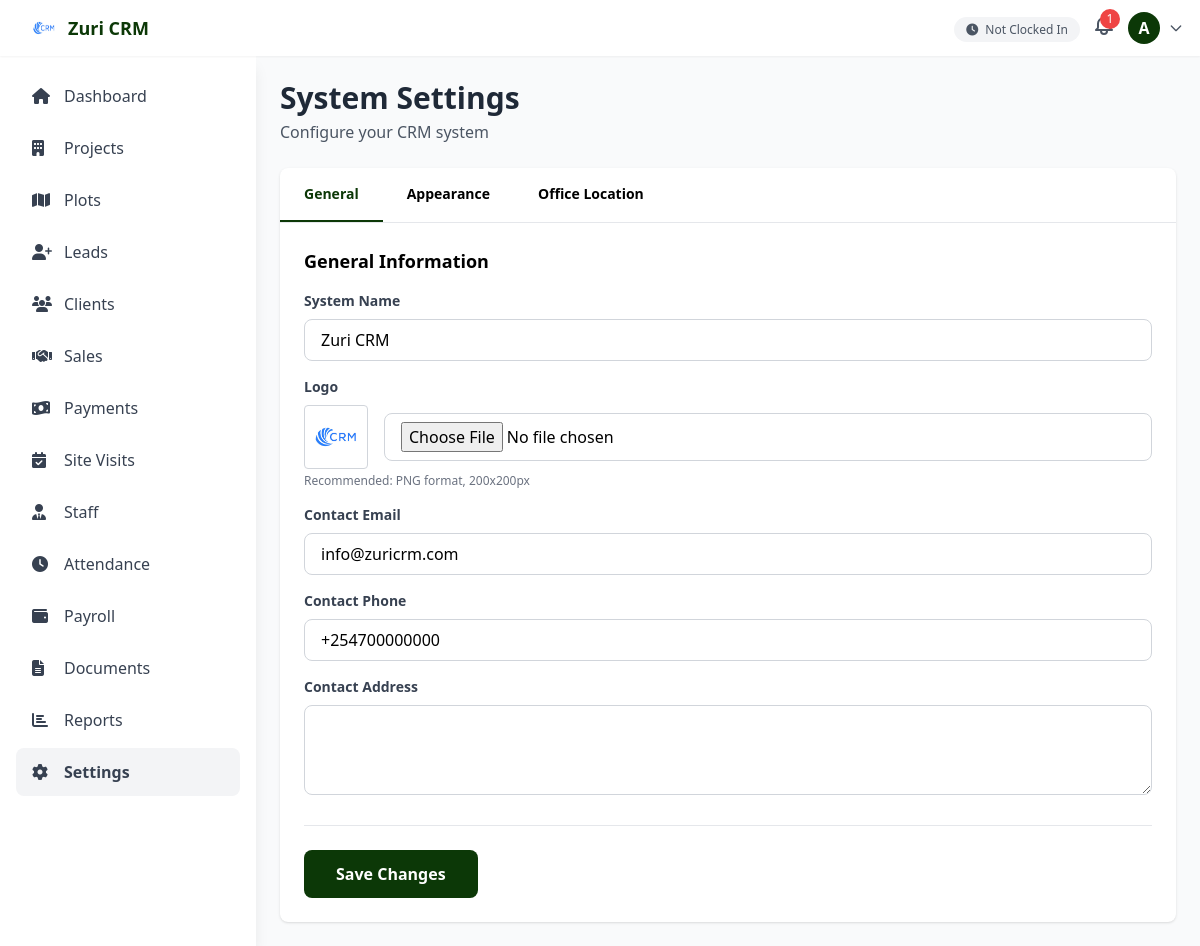
The page /settings.php (signed in) on the database its author committed.
### tables this page shows
CREATE TABLE `settings` (
  `id` int NOT NULL,
  `site_name` varchar(255) DEFAULT 'Zuri CRM',
  `primary_color` varchar(7) DEFAULT '#0C3807',
  `secondary_color` varchar(7) DEFAULT '#FF6B35',
  `contact_email` varchar(255) DEFAULT NULL,
  `contact_phone` varchar(20) DEFAULT NULL,
  `contact_address` text,
  `office_latitude` decimal(10,8) DEFAULT NULL,
  `office_longitude` decimal(11,8) DEFAULT NULL,
  `office_radius` int DEFAULT '100',
  `logo_path` varchar(255) DEFAULT '/logo.png',
  `updated_at` timestamp NOT NULL DEFAULT CURRENT_TIMESTAMP ON UPDATE CURRENT_TIMESTAMP
);

### config.php (called while the page is built, shortened)
<?php
try {
    $pdo = new PDO(
        "mysql:host=" . DB_HOST . ";dbname=" . DB_NAME . ";charset=utf8mb4",
        DB_USER,
        DB_PASS,
        [
            PDO::ATTR_ERRMODE => PDO::ERRMODE_EXCEPTION,
            PDO::ATTR_DEFAULT_FETCH_MODE => PDO::FETCH_ASSOC,
            PDO::ATTR_EMULATE_PREPARES => false,
        ]
    );
} catch (PDOException $e) {
    error_log("Database connection failed: " . $e->getMessage());
    die("System error. Please contact administrator.");
}
function isLoggedIn() {
    return isset($_SESSION['user_id']);
}
function getUserRole() {
    return $_SESSION['user_role'] ?? null;
}
function getUserName() {
    return $_SESSION['user_name'] ?? null;
}
function hasPermission($module, $action = 'view') {
    global $pdo;
    $role = getUserRole();
    $column = 'can_' . $action;
    $stmt = $pdo->prepare("SELECT $column FROM role_permissions WHERE role = ? AND module = ?");
    $stmt->execute([$role, $module]);
    $result = $stmt->fetch();
    return $result && $result[$column] == 1;
}
function sanitize($data) {
    return htmlspecialchars(trim($data), ENT_QUOTES, 'UTF-8');
}
function getSettings() {
    global $pdo;
    static $settings = null;
    if ($settings === null) {
        $stmt = $pdo->query("SELECT * FROM settings WHERE id = 1");
        $settings = $stmt->fetch();
    }
    return $settings;
}

### settings.php (the view, shortened to what this page needs)
<?php
require_once 'config.php';
$settings = getSettings();
include 'includes/header.php';
?>
<div class="p-4 md:p-6 pb-20 md:pb-6">
    <div class="max-w-4xl mx-auto">
        <div class="mb-6">
            <h1 class="text-2xl md:text-3xl font-bold text-gray-800">System Settings</h1>
            <p class="text-gray-600 mt-1">Configure your CRM system</p>
        </div>
        <div class="bg-white rounded-lg shadow">
            <div class="border-b border-gray-200">
                <nav class="flex overflow-x-auto">
                    <button onclick="showTab('general')" class="settings-tab active px-6 py-4 text-sm font-semibold border-b-2 border-primary">
                        General
                    </button>
                    <button onclick="showTab('appearance')" class="settings-tab px-6 py-4 text-sm font-semibold border-b-2 border-transparent">
                        Appearance
                    </button>
                    <button onclick="showTab('location')" class="settings-tab px-6 py-4 text-sm font-semibold border-b-2 border-transparent">
                        Office Location
                    </button>
                </nav>
            </div>
            <form method="POST" enctype="multipart/form-data" class="p-6">
                <div id="generalTab" class="tab-content">
                    <h3 class="text-lg font-bold mb-4">General Information</h3>
                    <div class="space-y-4">
                        <div>
                            <label class="block text-sm font-semibold text-gray-700 mb-2">System Name</label>
                            <input type="text" name="site_name" required
                                   value="<?php echo sanitize($settings['site_name']); ?>"
                                   class="w-full px-4 py-2 border border-gray-300 rounded-lg focus:outline-none focus:ring-2 focus:ring-primary">
                        </div>
                        <div>
                            <label class="block text-sm font-semibold text-gray-700 mb-2">Logo</label>
                            <div class="flex items-center gap-4">
                                <img src="<?php echo $settings['logo_path']; ?>" alt="Logo" class="h-16 w-16 object-contain border border-gray-300 rounded">
                                <input type="file" name="logo" accept="image/*"
                                       class="flex-1 px-4 py-2 border border-gray-300 rounded-lg focus:outline-none focus:ring-2 focus:ring-primary">
                            </div>
                            <p class="text-xs text-gray-500 mt-1">Recommended: PNG format, 200x200px</p>
                        </div>
                        <div>
                            <label class="block text-sm font-semibold text-gray-700 mb-2">Contact Email</label>
                            <input type="email" name="contact_email"
                                   value="<?php echo sanitize($settings['contact_email']); ?>"
                                   class="w-full px-4 py-2 border border-gray-300 rounded-lg focus:outline-none focus:ring-2 focus:ring-primary">
                        </div>
                        <div>
                            <label class="block text-sm font-semibold text-gray-700 mb-2">Contact Phone</label>
                            <input type="tel" name="contact_phone"
                                   value="<?php echo sanitize($settings['contact_phone']); ?>"
                                   class="w-full px-4 py-2 border border-gray-300 rounded-lg focus:outline-none focus:ring-2 focus:ring-primary">
                        </div>
                        <div>
                            <label class="block text-sm font-semibold text-gray-700 mb-2">Contact Address</label>
                            <textarea name="contact_address" rows="3"
                                      class="w-full px-4 py-2 border border-gray-300 rounded-lg focus:outline-none focus:ring-2 focus:ring-primary"><?php echo sanitize($settings['contact_address']); ?></textarea>
                        </div>
                    </div>
                </div>
                <?php if (hasPermission('settings', 'edit')): ?>
                <div class="flex gap-3 mt-6 pt-6 border-t border-gray-200">
                    <button type="submit" class="flex-1 md:flex-none px-8 py-3 bg-primary text-white rounded-lg font-semibold hover:opacity-90 transition">
                        Save Changes
                    </button>
                </div>
                <?php endif; ?>
            </form>
        </div>
    </div>
</div>

### includes/header.php (shortened to what this page needs)
<?php
$settings = getSettings();
$userName = getUserName();
$stmt = $pdo->prepare("SELECT COUNT(*) as count FROM notifications WHERE user_id = ? AND is_read = 0");
$stmt->execute([getUserId()]);
$unreadNotifications = $stmt->fetch()['count'];
$stmt = $pdo->prepare("SELECT * FROM attendance WHERE user_id = ? AND DATE(clock_in) = CURDATE() AND clock_out IS NULL");
$stmt->execute([getUserId()]);
$isClockedIn = $stmt->fetch();
?>
<!DOCTYPE html>
<html lang="en">
<head>
    <script src="https://cdn.tailwindcss.com"></script>
    <link rel="stylesheet" href="https://cdnjs.cloudflare.com/ajax/libs/font-awesome/6.4.0/css/all.min.css">
</head>
<body class="bg-gray-50">
    <header class="bg-white shadow-sm fixed top-0 left-0 right-0 z-40">
        <div class="flex items-center justify-between px-4 py-3">
            <div class="flex items-center space-x-3">
                <div class="flex items-center space-x-2">
                    <img src="<?php echo $settings['logo_path']; ?>" alt="Logo" class="h-8 w-8">
                    <span class="font-bold text-lg hidden sm:block" style="color: var(--primary-color);">
                        <?php echo sanitize($settings['site_name']); ?>
                    </span>
                </div>
            </div>
            <div class="flex items-center space-x-3">
                <?php if (hasPermission('attendance', 'create')): ?>
                <div class="hidden sm:block">
                    <?php if ($isClockedIn): ?>
                        <span class="text-xs px-3 py-1 rounded-full bg-green-100 text-green-800 font-semibold">
                            <i class="fas fa-clock mr-1"></i> Clocked In
                        </span>
                    <?php else: ?>
                        <span class="text-xs px-3 py-1 rounded-full bg-gray-100 text-gray-600">
                            <i class="fas fa-clock mr-1"></i> Not Clocked In
                        </span>
                    <?php endif; ?>
                </div>
                <?php endif; ?>
                <div class="relative notification-container">
                    <button onclick="toggleNotifications(event)" class="relative text-gray-600 hover:text-gray-900">
                        <?php if ($unreadNotifications > 0): ?>
                            <span class="absolute -top-1 -right-1 bg-red-500 text-white text-xs rounded-full h-5 w-5 flex items-center justify-center">
                                <?php echo $unreadNotifications > 9 ? '9+' : $unreadNotifications; ?>
                            </span>
                        <?php endif; ?>
                    </button>
                </div>
                <div class="relative user-container">
                    <button onclick="toggleUserMenu(event)" class="flex items-center space-x-2">
                        <div class="w-8 h-8 rounded-full bg-primary text-white flex items-center justify-center font-semibold">
                            <?php echo strtoupper(substr($userName, 0, 1)); ?>
                        </div>
                        <svg class="w-4 h-4 text-gray-600 hidden sm:block" fill="none" stroke="currentColor" viewBox="0 0 24 24">
                            <path stroke-linecap="round" stroke-linejoin="round" stroke-width="2" d="M19 9l-7 7-7-7"></path>
                        </svg>
                    </button>
                </div>
            </div>
        </div>
    </header>
    <aside id="sidebar" class="sidebar fixed left-0 top-14 bottom-0 w-64 bg-white shadow-lg z-30 md:top-14 overflow-y-auto">
        <nav class="p-4 space-y-1">
            <a href="/dashboard.php" class="flex items-center space-x-3 px-4 py-3 rounded-lg text-gray-700 hover:bg-gray-100 <?php echo basename($_SERVER['PHP_SELF']) == 'dashboard.php' ? 'bg-gray-100 font-semibold' : ''; ?>">
                <i class="fas fa-home w-5"></i>
                <span>Dashboard</span>
            </a>
            <?php if (hasPermission('projects', 'view')): ?>
            <a href="/projects.php" class="flex items-center space-x-3 px-4 py-3 rounded-lg text-gray-700 hover:bg-gray-100 <?php echo basename($_SERVER['PHP_SELF']) == 'projects.php' ? 'bg-gray-100 font-semibold' : ''; ?>">
                <i class="fas fa-building w-5"></i>
                <span>Projects</span>
            </a>
            <?php endif; ?>
            <?php if (hasPermission('plots', 'view')): ?>
            <a href="/plots.php" class="flex items-center space-x-3 px-4 py-3 rounded-lg text-gray-700 hover:bg-gray-100 <?php echo basename($_SERVER['PHP_SELF']) == 'plots.php' ? 'bg-gray-100 font-semibold' : ''; ?>">
                <i class="fas fa-map w-5"></i>
                <span>Plots</span>
            </a>
            <?php endif; ?>
            <?php if (hasPermission('leads', 'view')): ?>
            <a href="/leads.php" class="flex items-center space-x-3 px-4 py-3 rounded-lg text-gray-700 hover:bg-gray-100 <?php echo basename($_SERVER['PHP_SELF']) == 'leads.php' ? 'bg-gray-100 font-semibold' : ''; ?>">
                <i class="fas fa-user-plus w-5"></i>
                <span>Leads</span>
            </a>
            <?php endif; ?>
            <?php if (hasPermission('clients', 'view')): ?>
            <a href="/clients.php" class="flex items-center space-x-3 px-4 py-3 rounded-lg text-gray-700 hover:bg-gray-100 <?php echo basename($_SERVER['PHP_SELF']) == 'clients.php' ? 'bg-gray-100 font-semibold' : ''; ?>">
                <i class="fas fa-users w-5"></i>
                <span>Clients</span>
            </a>
            <?php endif; ?>
            <?php if (hasPermission('sales', 'view')): ?>
            <a href="/sales.php" class="flex items-center space-x-3 px-4 py-3 rounded-lg text-gray-700 hover:bg-gray-100 <?php echo basename($_SERVER['PHP_SELF']) == 'sales.php' ? 'bg-gray-100 font-semibold' : ''; ?>">
                <i class="fas fa-handshake w-5"></i>
                <span>Sales</span>
            </a>
            <?php endif; ?>
            <?php if (hasPermission('payments', 'view')): ?>
            <a href="/payments.php" class="flex items-center space-x-3 px-4 py-3 rounded-lg text-gray-700 hover:bg-gray-100 <?php echo basename($_SERVER['PHP_SELF']) == 'payments.php' ? 'bg-gray-100 font-semibold' : ''; ?>">
                <i class="fas fa-money-bill-wave w-5"></i>
                <span>Payments</span>
            </a>
            <?php endif; ?>
            <?php if (hasPermission('site_visits', 'view')): ?>
            <a href="/site-visits.php" class="flex items-center space-x-3 px-4 py-3 rounded-lg text-gray-700 hover:bg-gray-100 <?php echo basename($_SERVER['PHP_SELF']) == 'site-visits.php' ? 'bg-gray-100 font-semibold' : ''; ?>">
                <i class="fas fa-calendar-check w-5"></i>
                <span>Site Visits</span>
            </a>
            <?php endif; ?>
            <?php if (hasPermission('users', 'view')): ?>
            <a href="/users.php" class="flex items-center space-x-3 px-4 py-3 rounded-lg text-gray-700 hover:bg-gray-100 <?php echo basename($_SERVER['PHP_SELF']) == 'users.php' ? 'bg-gray-100 font-semibold' : ''; ?>">
                <i class="fas fa-user-tie w-5"></i>
                <span>Staff</span>
            </a>
            <?php endif; ?>
            <?php if (hasPermission('attendance', 'view')): ?>
            <a href="/attendance.php" class="flex items-center space-x-3 px-4 py-3 rounded-lg text-gray-700 hover:bg-gray-100 <?php echo basename($_SERVER['PHP_SELF']) == 'attendance.php' ? 'bg-gray-100 font-semibold' : ''; ?>">
                <i class="fas fa-clock w-5"></i>
                <span>Attendance</span>
            </a>
            <?php endif; ?>
            <?php if (hasPermission('payroll', 'view')): ?>
            <a href="/payroll.php" class="flex items-center space-x-3 px-4 py-3 rounded-lg text-gray-700 hover:bg-gray-100 <?php echo basename($_SERVER['PHP_SELF']) == 'payroll.php' ? 'bg-gray-100 font-semibold' : ''; ?>">
                <i class="fas fa-wallet w-5"></i>
                <span>Payroll</span>
            </a>
            <?php endif; ?>
            <?php if (hasPermission('documents', 'view')): ?>
            <a href="/documents.php" class="flex items-center space-x-3 px-4 py-3 rounded-lg text-gray-700 hover:bg-gray-100 <?php echo basename($_SERVER['PHP_SELF']) == 'documents.php' ? 'bg-gray-100 font-semibold' : ''; ?>">
                <i class="fas fa-file-alt w-5"></i>
                <span>Documents</span>
            </a>
            <?php endif; ?>
            <?php if (hasPermission('reports', 'view')): ?>
            <a href="/reports.php" class="flex items-center space-x-3 px-4 py-3 rounded-lg text-gray-700 hover:bg-gray-100 <?php echo basename($_SERVER['PHP_SELF']) == 'reports.php' ? 'bg-gray-100 font-semibold' : ''; ?>">
                <i class="fas fa-chart-bar w-5"></i>
                <span>Reports</span>
            </a>
            <?php endif; ?>
            <?php if (hasPermission('settings', 'view')): ?>
            <a href="/settings.php" class="flex items-center space-x-3 px-4 py-3 rounded-lg text-gray-700 hover:bg-gray-100 <?php echo basename($_SERVER['PHP_SELF']) == 'settings.php' ? 'bg-gray-100 font-semibold' : ''; ?>">
                <i class="fas fa-cog w-5"></i>
                <span>Settings</span>
            </a>
            <?php endif; ?>
        </nav>
    </aside>
    <main class="pt-14 md:ml-64">

### settings.php (style rules this page uses)
.settings-tab.active { color: var(--primary-color); border-color: var(--primary-color); }

### rows shown on the page
settings: logo_path (picture), site_name "Zuri CRM", contact_email "info@zuricrm.com", contact_phone "+254700000000"

### other values the page prints
$unreadNotifications "1"
substr($userName, 0, 1) "A"
